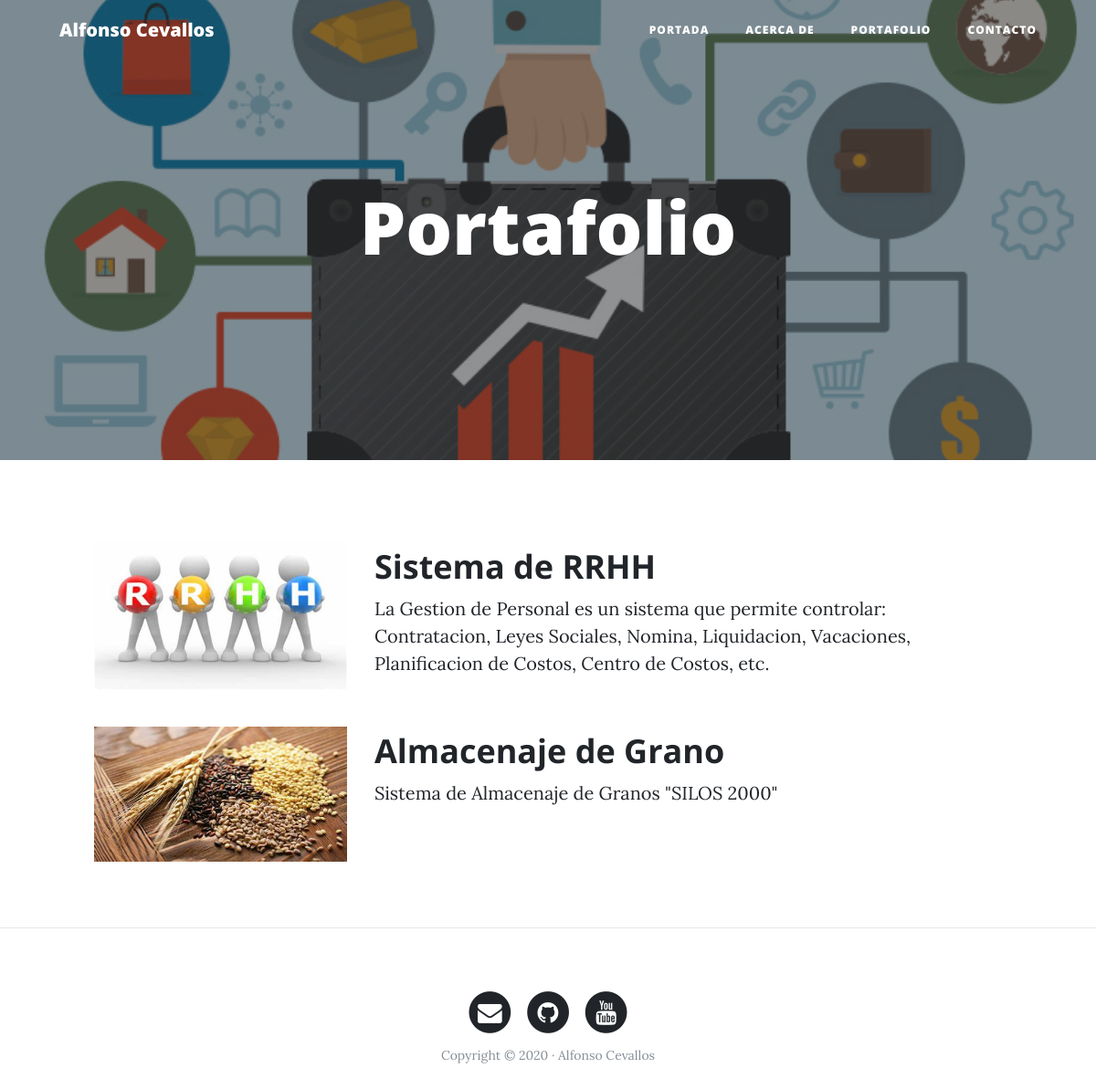
The page /portfolio/ on the database its author committed.
### portfolio/models.py (models this page shows, shortened)
class Project(models.Model):
    title = models.CharField(max_length=200,  verbose_name = "Titulo")
    description = models.TextField( verbose_name = "Descripcion")
    image = models.ImageField( verbose_name = "Imagen", upload_to= "projects")
    created = models.DateTimeField(auto_now_add=True,  verbose_name = "Fecha de creacion")
    updated = models.DateTimeField(auto_now=True,  verbose_name = "Fecha de edicion")
    class Meta:
        verbose_name = "proyecto"
        verbose_name_plural = "proyectos"
        ordering = ["-created"]

### portfolio/views.py (the view)
# urls.py: path('portfolio/', portfolio_views.portfolio, name="portfolio"),
def portfolio(request):
    projects = Project.objects.all()
    return render(request, "portfolio/portfolio.html", {'projects' : projects })

### portfolio/templates/portfolio/portfolio.html (shortened to what this page needs)
{% extends 'core/base.html' %}
{% block background%}{% load static %}{% static 'core/img/portafolio.jpg'  %}{% endblock %}
{% block headers %}
    <h1>Portafolio</h1>
{% endblock %}
{% block content %}
	{% for project in projects %}
	      <div class="row project">
	      	<div class="col-lg-3 col-md-4 offset-lg-1">
			      <img class="img-fluid" src="{{project.image.url}}" alt="">
	      	</div>
	        <div class="col-lg-7 col-md-8">
            <h2 class="section-heading title">{{project.title}}</h2>
	      		<p>{{project.description}}</p>
	      	</div>
	      </div>
	{% endfor %}
{% endblock %}

### core/templates/core/base.html (shortened to what this page needs)
<!DOCTYPE html>
<html lang="es">
  <head>
    {% load static %}
    <link href="{% static 'core/vendor/bootstrap/css/bootstrap.min.css' %} " rel="stylesheet">
    <link href="{% static 'core/vendor/font-awesome/css/font-awesome.min.css' %}" rel="stylesheet" type="text/css">
    <link href="{% static 'core/css/clean-blog.min.css' %}" rel="stylesheet">
  </head>
  <body>
    <nav class="navbar navbar-expand-lg navbar-light fixed-top" id="mainNav">
      <div class="container">
        <a class="navbar-brand" href="{% url 'home' %}">Alfonso Cevallos</a>
        <div class="collapse navbar-collapse" id="navbarResponsive">
          <ul class="navbar-nav ml-auto">
            <li class="nav-item">
              <a class="nav-link" href="{% url 'home' %}">Portada</a>
            </li>
            <li class="nav-item">
              <a class="nav-link" href="{% url 'about' %}">Acerca de</a>
            </li>
            <li class="nav-item">
              <a class="nav-link" href="{% url 'portfolio' %}">Portafolio</a>
            </li>
            <li class="nav-item">
              <a class="nav-link" href="{% url 'contact' %}">Contacto</a>
            </li>
          </ul>
        </div>
      </div>
    </nav>
    <header class="masthead" style="background-image: url(' {% block background%} {% endblock %} ')">
      <div class="overlay"></div>
      <div class="container">
        <div class="row">
          <div class="col-lg-8 col-md-10 mx-auto">
            <div class="site-heading">
                {% block headers %} {% endblock %}
            </div>
          </div>
        </div>
      </div>
    </header>
    {% block content %} {% endblock %}
    {% if request.path != "/" %} <hr> {% endif %}
    <footer>
      <div class="container">
        <div class="row">
          <div class="col-lg-8 col-md-10 mx-auto">
            <ul class="list-inline text-center">
              <li class="list-inline-item">
                <a href="#">
                  <span class="fa-stack fa-lg">
                    <i class="fa fa-circle fa-stack-2x"></i>
                    <i class="fa fa-envelope fa-stack-1x fa-inverse"></i>
                  </span>
                </a>
              </li>
              <li class="list-inline-item">
                <a href="#">
                  <span class="fa-stack fa-lg">
                    <i class="fa fa-circle fa-stack-2x"></i>
                    <i class="fa fa-github fa-stack-1x fa-inverse"></i>
                  </span>
                </a>
              </li>
              <li class="list-inline-item">
                <a href="#">
                  <span class="fa-stack fa-lg">
                    <i class="fa fa-circle fa-stack-2x"></i>
                    <i class="fa fa-youtube fa-stack-1x fa-inverse"></i>
                  </span>
                </a>
              </li>
            </ul>
            <p class="copyright text-muted">Copyright &copy; 2020 · Alfonso Cevallos </p>
          </div>
        </div>
      </div>
    </footer>
  </body>
</html>

### rows shown on the page
Project: image (picture), title "Sistema de RRHH", description "La Gestion de Personal es un sistema que permite controlar: Contratacion, Leyes Sociales, Nomina, Liquidacion, Vacaciones, Planificacion de Costos, Centro de Costos, etc."
Project: image (picture), title "Almacenaje de Grano", description "Sistema de Almacenaje de Granos \"SILOS 2000\""
